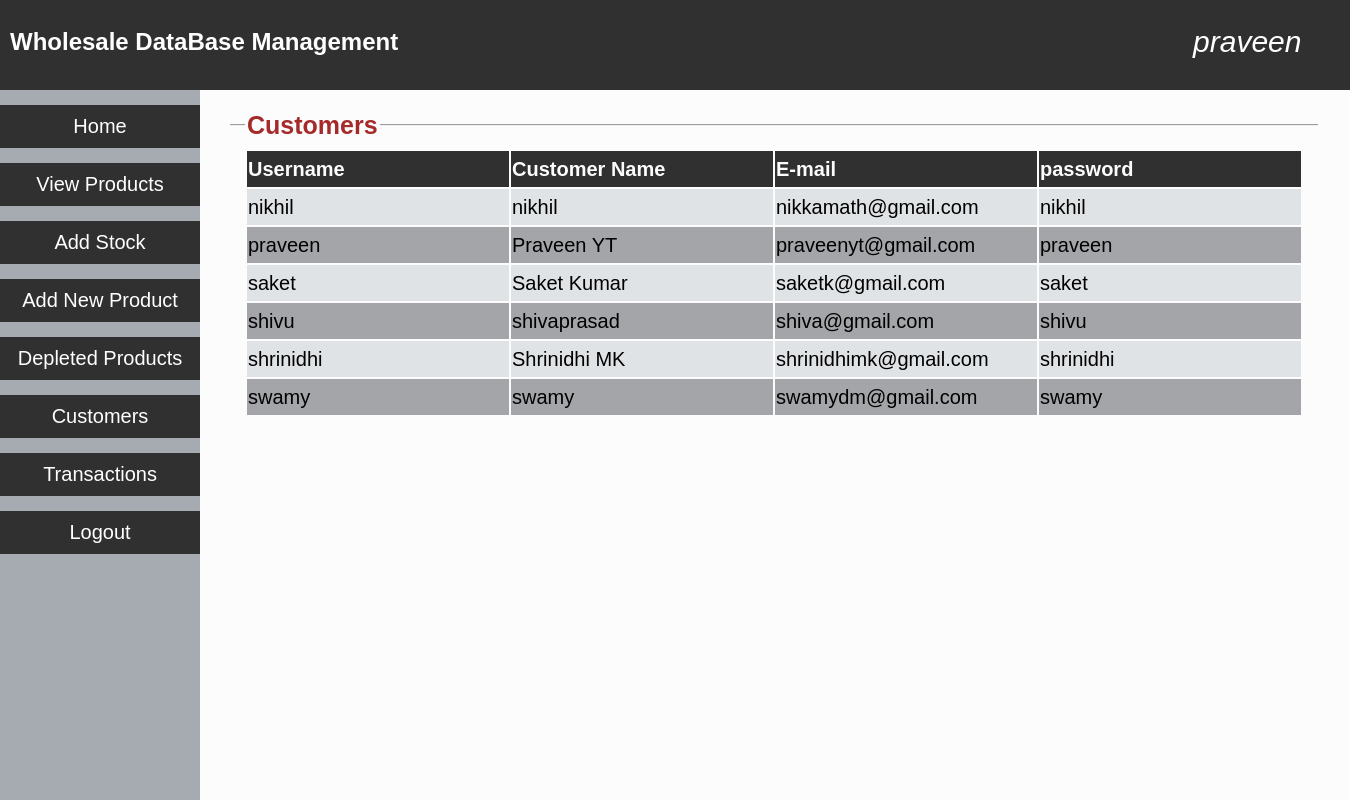
Page /customers.php (signed in) on the committed database.
### tables this page shows
CREATE TABLE `customer` (
  `cust_id` varchar(20) NOT NULL,
  `cust_name` varchar(25) NOT NULL,
  `email_id` varchar(25) NOT NULL,
  `password` varchar(25) NOT NULL
);

### customers.php (the view, shortened to what this page needs)
<!DOCTYPE html>
<html>
<head>
	<link rel='stylesheet' href="css/style.css">
</head>
<body>
	<div class="topStyle">
		<h2 style="color:white;">Wholesale DataBase Management</h2>
		<a class='userNameDisplay'><?php echo $_SESSION['loginUser']; ?></a>
	</div>
	<div class='sidebar'>
		<button onclick="location.href='adminHome.php'">Home</button>
		<button onclick="location.href='viewProducts.php'">View Products</button>
		<button onclick="location.href='addStock.php'">Add Stock</button>
		<button onclick="location.href='addProduct.php'">Add New Product</button>
		<button onclick="location.href='depleted.php'">Depleted Products</button>
		<button onclick="location.href='customers.php'">Customers</button>
		<button onclick="location.href='transactions.php'">Transactions</button>
		<button onclick="location.href='logout.php'">Logout</button>
	</div>
<div class='container'>
	<fieldset><legend><b>Customers</b></legend>
		<table><tr><th>Username</th><th>Customer Name</th><th>E-mail</th><th>password</th></tr>
		<?php
			$conn=mysqli_connect("localhost","root","","wholesale");
			$sql="select * from customer";
			$result=mysqli_query($conn,$sql);
			while($row=mysqli_fetch_assoc($result)){
				echo "<tr><td>".$row['cust_id']."</td><td>".$row['cust_name']."</td><td>".$row['email_id']."</td><td>".$row['password']."</td></tr>";
			}
			echo "</table><br>";
		?>
	</fieldset>
</div>
</body>
</html>

### css/style.css (style rules this page uses)
.topStyle { top:0; padding:10px; position:fixed; left:0; height:70px; width:100%; background-color: #303030; z-index: 10; }
.sidebar { display: block; position:fixed; margin-top:70px; top:20px; left:0; padding-top:15px; width:200px; height:100%; background-color: #a6abb2; z-index:5; }
.container { position:absolute; margin-top: 70px; margin-left:200px; margin-right:0; padding: 30px 20px 20px 20px; z-index: 1; }
.container table { text-align:left; font-style:normal; }
.container table td { vertical-align:top; }
.container table tr:nth-child(odd) { background-color: #a3a5a8; }
.container table tr:nth-child(even) { background-color: #e0e3e5; }
.container table th { min-width:13em; color:#fcfcfc; background-color: #303030; }
.container fieldset { min-height: 200px; min-width:30em; font-size: 20px; font-style:italic; line-height: 1.7em; border-left:none; border-right:none; border-bottom:none; }
.container fieldset legend { font-size: 25px; color:brown; font-style:normal; }
.sidebar button { text-decoration: none; border:none; background-color: #303030; padding:10px; height:20px auto; font-size: 20px; cursor:pointer; width:200px; margin-bottom:15px; color:white; }
.userNameDisplay { top:30px; right:5%; position:absolute; color:white; font-style:italic; font-size: 30px; }
body { top:0; left:0; background-color: #fcfcfc; font-family:sans-serif; line-height: 1.5em; }

### rows in the picture
customer: cust_id "nikhil", cust_name "nikhil", email "nikkamath@gmail.com", password "nikhil"
customer: cust_id "praveen", cust_name "Praveen YT", email "praveenyt@gmail.com", password "praveen"
customer: cust_id "saket", cust_name "Saket Kumar", email "saketk@gmail.com", password "saket"
customer: cust_id "shivu", cust_name "shivaprasad", email "shiva@gmail.com", password "shivu"
customer: cust_id "shrinidhi", cust_name "Shrinidhi MK", email "shrinidhimk@gmail.com", password "shrinidhi"
customer: cust_id "swamy", cust_name "swamy", email "swamydm@gmail.com", password "swamy"

### other values in the picture
$_SESSION['loginUser'] "praveen"
